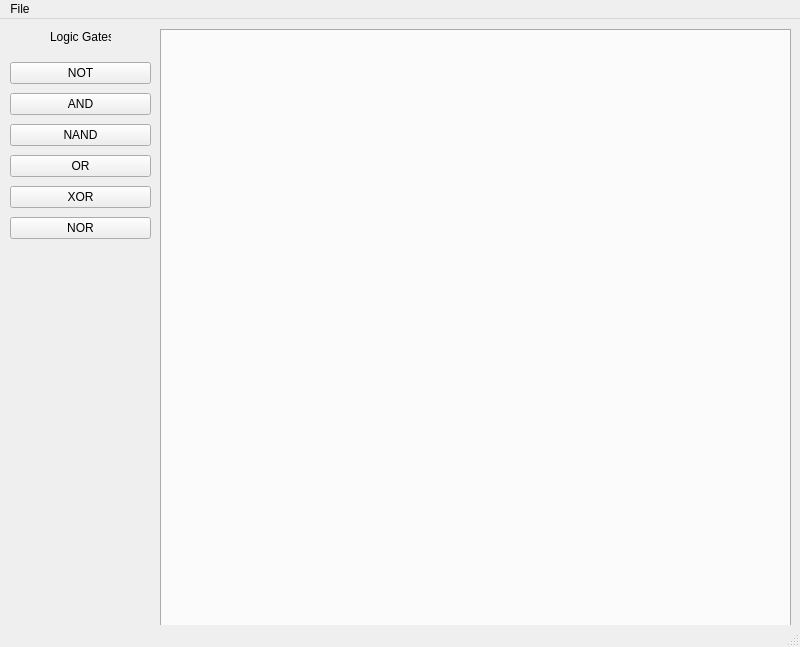
<?xml version="1.0" encoding="UTF-8"?>
<ui version="4.0">
 <class>MainWindow</class>
 <widget class="QMainWindow" name="MainWindow">
  <property name="geometry">
   <rect>
    <x>0</x>
    <y>0</y>
    <width>800</width>
    <height>647</height>
   </rect>
  </property>
  <property name="windowTitle">
   <string>MainWindow</string>
  </property>
  <widget class="QWidget" name="centralwidget">
   <widget class="QTabWidget" name="workingSpaceTab">
    <property name="geometry">
     <rect>
      <x>160</x>
      <y>10</y>
      <width>631</width>
      <height>611</height>
     </rect>
    </property>
    <property name="sizePolicy">
     <sizepolicy hsizetype="Expanding" vsizetype="Expanding">
      <horstretch>0</horstretch>
      <verstretch>0</verstretch>
     </sizepolicy>
    </property>
    <property name="minimumSize">
     <size>
      <width>570</width>
      <height>0</height>
     </size>
    </property>
    <property name="maximumSize">
     <size>
      <width>16777215</width>
      <height>16777215</height>
     </size>
    </property>
    <property name="currentIndex">
     <number>-1</number>
    </property>
    <property name="tabsClosable">
     <bool>true</bool>
    </property>
   </widget>
   <widget class="QWidget" name="verticalLayoutWidget">
    <property name="geometry">
     <rect>
      <x>10</x>
      <y>40</y>
      <width>141</width>
      <height>189</height>
     </rect>
    </property>
    <layout class="QVBoxLayout" name="verticalLayout">
     <item>
      <widget class="QPushButton" name="notButton">
       <property name="text">
        <string>NOT</string>
       </property>
      </widget>
     </item>
     <item>
      <widget class="QPushButton" name="andButton">
       <property name="text">
        <string>AND</string>
       </property>
      </widget>
     </item>
     <item>
      <widget class="QPushButton" name="nandButton">
       <property name="text">
        <string>NAND</string>
       </property>
      </widget>
     </item>
     <item>
      <widget class="QPushButton" name="orButton">
       <property name="text">
        <string>OR</string>
       </property>
      </widget>
     </item>
     <item>
      <widget class="QPushButton" name="xorButton">
       <property name="text">
        <string>XOR</string>
       </property>
      </widget>
     </item>
     <item>
      <widget class="QPushButton" name="norButton">
       <property name="text">
        <string>NOR</string>
       </property>
      </widget>
     </item>
    </layout>
   </widget>
   <widget class="QLabel" name="label">
    <property name="geometry">
     <rect>
      <x>50</x>
      <y>10</y>
      <width>61</width>
      <height>16</height>
     </rect>
    </property>
    <property name="text">
     <string>Logic Gates</string>
    </property>
   </widget>
  </widget>
  <widget class="QStatusBar" name="statusbar"/>
  <widget class="QMenuBar" name="menuBar">
   <property name="geometry">
    <rect>
     <x>0</x>
     <y>0</y>
     <width>800</width>
     <height>21</height>
    </rect>
   </property>
   <widget class="QMenu" name="menuFile">
    <property name="title">
     <string>File</string>
    </property>
    <addaction name="actionLoad_File"/>
    <addaction name="actionSave_File"/>
   </widget>
   <addaction name="menuFile"/>
  </widget>
  <action name="actionLoad_File">
   <property name="text">
    <string>Load File</string>
   </property>
  </action>
  <action name="actionSave_File">
   <property name="text">
    <string>Save File</string>
   </property>
  </action>
 </widget>
 <resources/>
 <connections/>
</ui>
